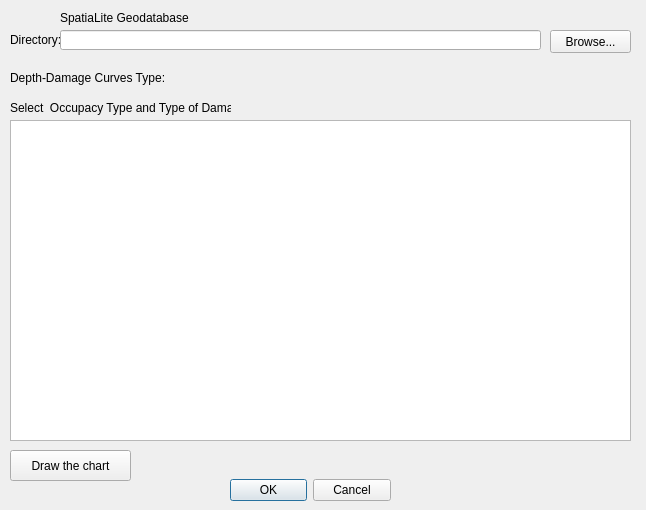
<?xml version="1.0" encoding="UTF-8"?>
<ui version="4.0">
 <class>graficofloodrisk</class>
 <widget class="QDialog" name="graficofloodrisk">
  <property name="geometry">
   <rect>
    <x>0</x>
    <y>0</y>
    <width>646</width>
    <height>510</height>
   </rect>
  </property>
  <property name="windowTitle">
   <string>graficofloodrisk</string>
  </property>
  <widget class="QDialogButtonBox" name="buttonBox">
   <property name="geometry">
    <rect>
     <x>230</x>
     <y>470</y>
     <width>161</width>
     <height>41</height>
    </rect>
   </property>
   <property name="orientation">
    <enum>Qt::Horizontal</enum>
   </property>
   <property name="standardButtons">
    <set>QDialogButtonBox::Cancel|QDialogButtonBox::Ok</set>
   </property>
  </widget>
  <widget class="QPushButton" name="pushButton">
   <property name="geometry">
    <rect>
     <x>10</x>
     <y>450</y>
     <width>121</width>
     <height>31</height>
    </rect>
   </property>
   <property name="text">
    <string>Draw the chart</string>
   </property>
  </widget>
  <widget class="QPushButton" name="pushButton_2">
   <property name="geometry">
    <rect>
     <x>550</x>
     <y>30</y>
     <width>81</width>
     <height>23</height>
    </rect>
   </property>
   <property name="text">
    <string>Browse...</string>
   </property>
  </widget>
  <widget class="QLineEdit" name="lineEdit">
   <property name="geometry">
    <rect>
     <x>60</x>
     <y>30</y>
     <width>481</width>
     <height>20</height>
    </rect>
   </property>
  </widget>
  <widget class="QLabel" name="label">
   <property name="geometry">
    <rect>
     <x>60</x>
     <y>10</y>
     <width>161</width>
     <height>16</height>
    </rect>
   </property>
   <property name="text">
    <string>SpatiaLite Geodatabase</string>
   </property>
  </widget>
  <widget class="QLabel" name="label_4">
   <property name="geometry">
    <rect>
     <x>10</x>
     <y>30</y>
     <width>51</width>
     <height>20</height>
    </rect>
   </property>
   <property name="text">
    <string>Directory:</string>
   </property>
  </widget>
  <widget class="QTableView" name="tableView">
   <property name="geometry">
    <rect>
     <x>10</x>
     <y>120</y>
     <width>621</width>
     <height>321</height>
    </rect>
   </property>
  </widget>
  <widget class="QLabel" name="label_5">
   <property name="geometry">
    <rect>
     <x>10</x>
     <y>100</y>
     <width>221</width>
     <height>16</height>
    </rect>
   </property>
   <property name="text">
    <string>Select  Occupacy Type and Type of Damage</string>
   </property>
  </widget>
  <widget class="QLabel" name="label_2">
   <property name="geometry">
    <rect>
     <x>10</x>
     <y>70</y>
     <width>531</width>
     <height>16</height>
    </rect>
   </property>
   <property name="text">
    <string>Depth-Damage Curves Type:</string>
   </property>
  </widget>
 </widget>
 <resources/>
 <connections>
  <connection>
   <sender>buttonBox</sender>
   <signal>accepted()</signal>
   <receiver>graficofloodrisk</receiver>
   <slot>accept()</slot>
   <hints>
    <hint type="sourcelabel">
     <x>248</x>
     <y>254</y>
    </hint>
    <hint type="destinationlabel">
     <x>157</x>
     <y>274</y>
    </hint>
   </hints>
  </connection>
  <connection>
   <sender>buttonBox</sender>
   <signal>rejected()</signal>
   <receiver>graficofloodrisk</receiver>
   <slot>reject()</slot>
   <hints>
    <hint type="sourcelabel">
     <x>316</x>
     <y>260</y>
    </hint>
    <hint type="destinationlabel">
     <x>286</x>
     <y>274</y>
    </hint>
   </hints>
  </connection>
 </connections>
</ui>
